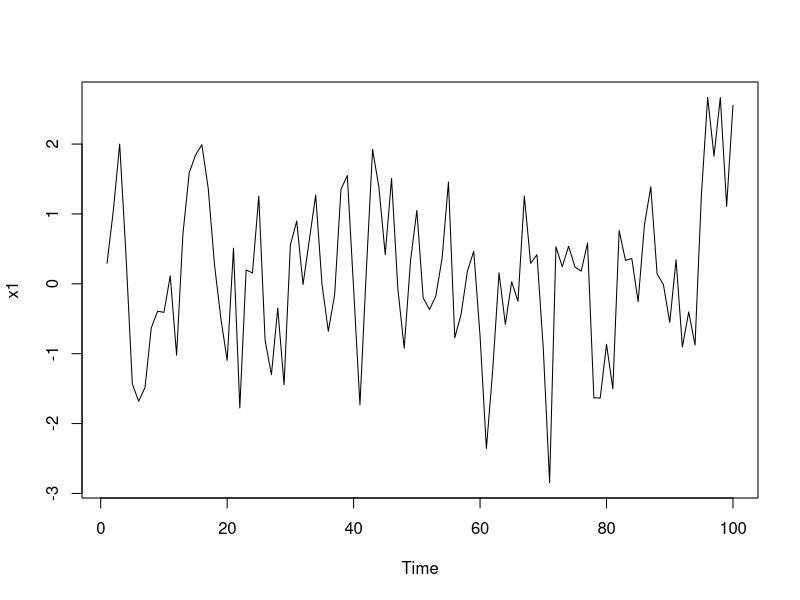

Recreate this plot in R. (Note: this script raises an error after producing the figure.)
## ---- chunk 1
knitr::opts_chunk$set(echo = FALSE, eval = FALSE, message = FALSE)
## ---- chunk 2

library(tidyverse)
library(lmtest)
x1 <- arima.sim(list(order = c(1,0,0), ar = 0.5), n = 100)
## ---- chunk 3
plot(x1)
## ---- chunk 4
lm_1<- lm(x1~time(x1))

anova(lm_1)
## ---- chunk 5
par(mfrow=c(3))
plot(lm_1)
acf(resid(lm_1))

pacf(resid(lm_1))
## ---- chunk 6
dwtest(lm_1)
## ---- chunk 7
x1_gls <- gls(x1~time(x1), corr=corAR1())
summary(x1_gls)
## ---- chunk 8
x2 <- arima.sim(list(order = c(1,0,0), ar = 0.5), n = 1000)
plot(x2)
lm_2<- lm(x2~time(x2))
summary(lm_2)

x2_gls <- gls(x2~time(x2), corr=corAR1())
summary(x2_gls)
## ---- chunk 9
data(LakeHuron)
table(LakeHuron)

LakeHuron_dt <- LakeHuron

plot(LakeHuron_dt)

## ---- chunk 10
plot(LakeHuron_dt)
## ---- chunk 11
lm_df <- lm(LakeHuron~time(LakeHuron))
summary(lm_df) 
## ---- chunk 12
acf(resid(lm_df))
## ---- chunk 13
pacf(resid(lm_df))
## ---- chunk 14
year <- time(LakeHuron_dt)
fit_gls <- gls(LakeHuron_dt~year)
summary(fit_gls)

fit2_gls<-gls(LakeHuron_dt~year, corr=corAR1())
summary(fit2_gls)

anova(fit_gls,fit2_gls) #looks like the structure is nessesary? W ith the p-value.
## ---- chunk 15
fit3_gls<-gls(LakeHuron_dt~year, corr=corARMA(p=1, q=1))
summary(fit3_gls)

anova(fit_gls,fit2_gls,fit3_gls)
